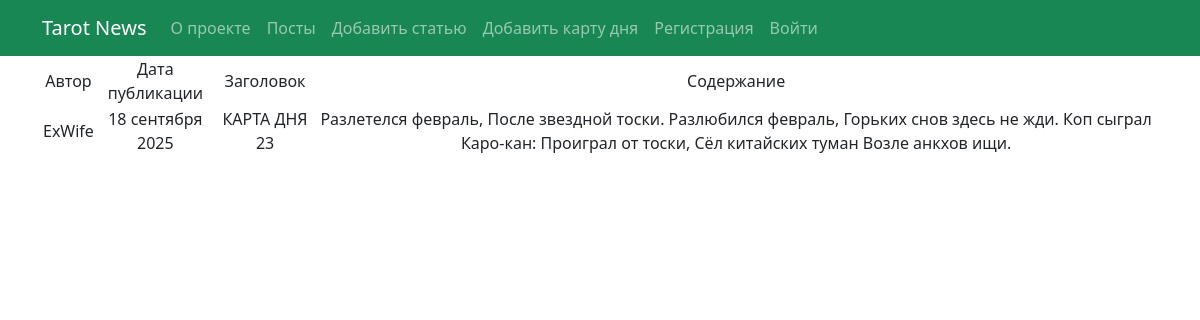
Screenshot of /post/23 with the database file from the repository.
### portal/models.py (models this page shows, shortened)
class Post(models.Model):
    article = 'AR'
    cart_of_the_day = 'CD'  # аналог новости
    TYPE_CHOICES = ((article, 'статья'), (cart_of_the_day, 'карта дня'))
    author = models.ForeignKey(Author, on_delete=models.CASCADE)
    post_type = models.CharField(max_length=2, choices=TYPE_CHOICES, default=cart_of_the_day)
    time_publication = models.DateTimeField(auto_now_add=True)
    category = models.ManyToManyField(Category, through='PostCategory')
    title = models.CharField(max_length=67)
    text = models.TextField()
    rating = models.IntegerField(default=0)

class Author(models.Model):
    user = models.OneToOneField(User, on_delete=models.CASCADE)
    rating = models.IntegerField(default=0)

### portal/views.py (the view)
# urls.py: path('<int:pk>', PostDetail.as_view(), name='post_detail'),
class PostDetail(DetailView):
    model = Post
    template_name = 'portal/post_detail.html'
    context_object_name = 'post'

### portal/templatetags/custom_filters.py (called while the page is built)
@register.filter(name="censor")
def censor(text: str) -> str:
    if not isinstance(text, str):
        return text
    for word in censor_list:
        text = text.replace(word[1:], '*' * len(word[1:]))
    return text

### templates/portal/post_detail.html (shortened to what this page needs)
{% extends 'flatpages/default.html' %}
{% load custom_filters %}
{% block content %}
<table>
    <tr>
        <td>Автор</td>
        <td>Дата публикации</td>
        <td>Заголовок</td>
        <td>Содержание</td>
    </tr>
    <tr>
        <td>{{ post.author.user.username }}</td>
        <td>{{ post.time_publication|date:"d E Y" }}</td>
        <td>{{ post.title }}</td>
        <td>{{ post.text|censor }}</td>
    </tr>
</table>
{% endblock content %}

### rows the page displays
Post: author.user.username "ExWife", time_publication "18 сентября 2025", title "КАРТА ДНЯ 23", text|censor "Разлетелся февраль, После звездной тоски. Разлюбился февраль, Горьких снов здесь не жди. Коп сыграл Каро-кан: Проиграл от тоски, Сёл китайских туман Возле анкхов ищи."
